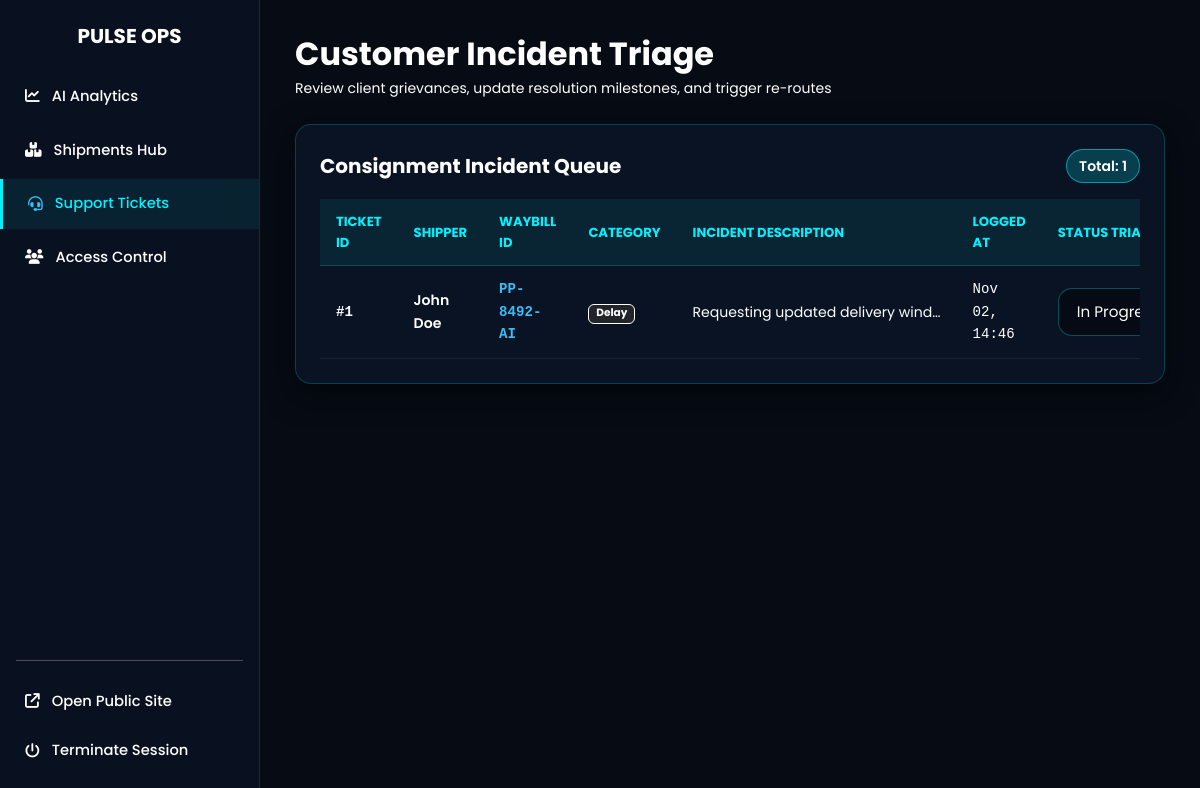
/admin/complaints.php (signed in), run on the app's committed database.
### tables this page shows
CREATE TABLE IF NOT EXISTS `complaints` (
    `id` int(11) NOT NULL AUTO_INCREMENT,
    `user_id` int(11) NOT NULL,
    `tracking_number` varchar(50) NOT NULL,
    `category` enum('Delay', 'Damage', 'Lost parcel', 'Other') NOT NULL,
    `description` text NOT NULL,
    `status` enum('Pending', 'In Progress', 'Resolved') DEFAULT 'Pending',
    `created_at` timestamp DEFAULT CURRENT_TIMESTAMP,
    PRIMARY KEY (`id`),
    KEY `idx_complaint_user` (`user_id`),
    CONSTRAINT `fk_complaint_user` FOREIGN KEY (`user_id`) REFERENCES `users`(`id`) ON DELETE CASCADE
);

CREATE TABLE IF NOT EXISTS `users` (
    `id` int(11) NOT NULL AUTO_INCREMENT,
    `name` varchar(100) NOT NULL,
    `email` varchar(100) NOT NULL UNIQUE,
    `password` varchar(255) NOT NULL,
    `role` enum('user', 'admin') DEFAULT 'user',
    `created_at` timestamp DEFAULT CURRENT_TIMESTAMP,
    PRIMARY KEY (`id`)
);

### admin/complaints.php (the view, shortened to what this page needs)
<?php
include('../config/db.php');
$query = "SELECT c.*, u.name as user_name FROM complaints c LEFT JOIN users u ON c.user_id = u.id ORDER BY c.created_at DESC";
$result = $conn->query($query);
?>
<!DOCTYPE html>
<html lang="en">
<head>
    <link href="https://cdn.jsdelivr.net/npm/bootstrap@5.3.3/dist/css/bootstrap.min.css" rel="stylesheet">
    <link rel="stylesheet" href="https://cdnjs.cloudflare.com/ajax/libs/font-awesome/6.5.2/css/all.min.css">
    <link rel="stylesheet" href="../assets/css/style.css">
</head>
<body>
<div class="sidebar">
    <div>
        <div class="sidebar-brand text-center mb-4">
            <h5 class="fw-bold mb-0 text-white">PULSE <span style="color: #00f2fe;">OPS</span></h5>
        </div>
        <nav class="d-flex flex-column gap-1">
            <a class="nav-link-admin" href="dashboard.php">
                <i class="fa-solid fa-chart-line"></i> AI Analytics
            </a>
            <a class="nav-link-admin" href="shipment.php">
                <i class="fa-solid fa-boxes-stacked"></i> Shipments Hub
            </a>
            <a class="nav-link-admin active" href="complaints.php">
                <i class="fa-solid fa-headset text-info"></i> Support Tickets
            </a>
            <a class="nav-link-admin" href="users.php">
                <i class="fa-solid fa-users"></i> Access Control
            </a>
        </nav>
    </div>
    <div>
        <hr class="border-secondary opacity-25 mx-3 my-3">
        <a class="nav-link-admin text-secondary" href="../index.php">
            <i class="fa-solid fa-arrow-up-right-from-square"></i> Open Public Site
        </a>
        <a class="nav-link-admin text-danger" href="../logout.php">
            <i class="fa-solid fa-power-off"></i> Terminate Session
        </a>
    </div>
</div>
<div class="main-content">
    <div class="d-flex justify-content-between align-items-center mb-4">
        <div>
            <h2 class="fw-bold text-white mb-1">Customer Incident Triage</h2>
            <p class="text-secondary small mb-0">Review client grievances, update resolution milestones, and trigger re-routes</p>
        </div>
    </div>
    <div class="admin-card">
        <div class="d-flex justify-content-between align-items-center mb-3">
            <h5 class="fw-bold text-white mb-0">Consignment Incident Queue</h5>
            <span class="badge-cyan small">Total: <?php echo $result ? $result->num_rows : 0; ?></span>
        </div>
        <div class="table-responsive">
            <table class="table-dark-glass">
                <thead>
                    <tr>
                        <th>Ticket ID</th>
                        <th>Shipper</th>
                        <th>Waybill ID</th>
                        <th>Category</th>
                        <th>Incident Description</th>
                        <th>Logged At</th>
                        <th>Status Triage</th>
                    </tr>
                </thead>
                <tbody>
                    <?php if ($result && $result->num_rows > 0): ?>
                        <?php while ($c = $result->fetch_assoc()): ?>
                            <tr>
                                <td class="font-monospace fw-bold text-info">#<?php echo $c['id']; ?></td>
                                <td class="text-white fw-semibold"><?php echo htmlspecialchars($c['user_name'] ?: 'Guest Shipper'); ?></td>
                                <td class="font-monospace fw-bold" style="color: #00f2fe;">
                                    <a href="../pages/tracking.php?id=<?php echo urlencode($c['tracking_number']); ?>" class="text-info text-decoration-none">
                                        <?php echo htmlspecialchars($c['tracking_number']); ?>
                                    </a>
                                </td>
                                <td>
                                    <span class="badge bg-dark border border-secondary text-light"><?php echo htmlspecialchars($c['category']); ?></span>
                                </td>
                                <td style="max-width: 280px;" class="text-truncate" title="<?php echo htmlspecialchars($c['description']); ?>">
                                    <?php echo htmlspecialchars($c['description']); ?>
                                </td>
                                <td class="small text-secondary font-monospace"><?php echo date('M d, H:i', strtotime($c['created_at'])); ?></td>
                                <td>
                                    <form method="POST" class="d-flex align-items-center gap-2">
                                        <select name="status" class="form-select pulse-select py-1 px-2" style="font-size: 0.82rem; width: 130px;">
                                            <option value="In Progress" <?php echo $c['status'] == 'In Progress' ? 'selected' : ''; ?>>In Progress</option>
                                        </select>
                                    </form>
                                </td>
                            </tr>
                        <?php endwhile; ?>
                    <?php else: ?>
                        <tr><td colspan="7" class="text-center py-4 text-secondary">No complaints currently logged.</td></tr>
                    <?php endif; ?>
                </tbody>
            </table>
        </div>
    </div>
</div>
</body>
</html>

### assets/css/style.css (style rules this page uses)
:root { --bg-main: #060b14; --bg-secondary: #0a1120; --bg-card: rgba(14, 23, 42, 0.85); --bg-card-hover: rgba(18, 30, 56, 0.95); --bg-glass: rgba(15, 23, 42, 0.75); --bg-glass-border: rgba(0, 242, 254, 0.25); --bg-glass-border-hover: rgba(0, 242, 254, 0.6); --cyan: #00f2fe; --cyan-glow: rgba(0, 242, 254, 0.45); --blue: #4facfe; --blue-dark: #1e3a8a; --purple: #8b5cf6; --green: #10b981; --yellow: #f59e0b; --red: #ef4444; --text-primary: #ffffff; --text-secondary: #ffffff; --text-muted: #ffffff; --text-cyan: #38bdf8; --bs-body-color: #ffffff !important; --bs-body-color-rgb: 255, 255, 255 !important; --bs-secondary-color: #ffffff !important; --bs-secondary-rgb: 255, 255, 255 !important; --bs-tertiary-color: #ffffff !important; --bs-tertiary-color-rgb: 255, 255, 255 !important; --radius-sm: 8px; --radius-md: 14px; --radius-lg: 20px; --radius-full: 9999px; --transition: all 0.3s cubic-bezier(0.4, 0, 0.2, 1); --shadow-glow: 0 0 25px rgba(0, 242, 254, 0.25); --shadow-glow-lg: 0 0 45px rgba(0, 242, 254, 0.4); }
* { margin: 0; padding: 0; box-sizing: border-box; }
html { scroll-behavior: smooth; }
body { font-family: 'Poppins', -apple-system, BlinkMacSystemFont, 'Segoe UI', Roboto, sans-serif; background-color: var(--bg-main); color: #ffffff !important; overflow-x: hidden; line-height: 1.6; min-height: 100vh; display: flex; flex-direction: column; }
body, p, span, div, label, small, .small, .lead, .form-label, .form-text, .text-secondary, .text-muted, .text-body-secondary, .text-body-tertiary, span.text-secondary, span.text-muted, p.text-secondary, p.text-muted, div.text-secondary, div.text-muted, small.text-secondary, small.text-muted, .dropdown-item, .nav-link-admin, .table-dark-glass td, .admin-card span, .admin-card small, .admin-card p, .pulse-card p, .pulse-card span, .pulse-card small, .glass-box p, .glass-box span, .glass-box small { color: #ffffff !important; --bs-text-opacity: 1 !important; opacity: 1 !important; }
.text-info { color: #38bdf8 !important; }
.text-danger { color: #ef4444 !important; }
.text-white { color: #ffffff !important; }
.pulse-select { background: rgba(6, 11, 20, 0.9) !important; border: 1px solid rgba(0, 242, 254, 0.3) !important; color: #ffffff !important; border-radius: var(--radius-md) !important; padding: 12px 18px !important; font-size: 0.95rem !important; }
.pulse-select option { background: #0f172a; color: #ffffff; }
.badge-cyan { background: rgba(0, 242, 254, 0.2); color: #ffffff; border: 1px solid rgba(0, 242, 254, 0.5); padding: 5px 12px; font-weight: 600; border-radius: var(--radius-full); }
.admin-card { background: rgba(14, 23, 42, 0.85); backdrop-filter: blur(15px); border: 1px solid rgba(0, 242, 254, 0.25); border-radius: 16px; padding: 24px; box-shadow: 0 10px 30px rgba(0, 0, 0, 0.6); }
.admin-card small, .admin-card span, .admin-card p { color: #ffffff !important; }

### admin/complaints.php (style rules this page uses)
body { background: #060b14; color: #ffffff; font-family: 'Poppins', sans-serif; overflow-x: hidden; }
.sidebar { position: fixed; top: 0; left: 0; width: 260px; height: 100vh; background: rgba(10, 17, 32, 0.95); backdrop-filter: blur(20px); border-right: 1px solid rgba(0, 242, 254, 0.15); padding: 24px 0; z-index: 1000; display: flex; flex-direction: column; justify-content: space-between; }
.nav-link-admin { color: #ffffff !important; padding: 13px 25px; display: flex; align-items: center; gap: 12px; transition: all 0.25s ease; font-weight: 500; font-size: 0.92rem; text-decoration: none; }
.nav-link-admin:hover, .nav-link-admin.active { color: #00f2fe !important; background: rgba(0, 242, 254, 0.08); border-left: 3px solid #00f2fe; }
.main-content { margin-left: 260px; padding: 35px; min-height: 100vh; }
.admin-card { background: rgba(14, 23, 42, 0.7); backdrop-filter: blur(15px); border: 1px solid rgba(0, 242, 254, 0.2); border-radius: 16px; padding: 24px; box-shadow: 0 10px 30px rgba(0, 0, 0, 0.5); }
.admin-card span, .admin-card small, .admin-card p { color: #ffffff !important; }
.table-dark-glass { color: #ffffff; width: 100%; }
.table-dark-glass th { background: rgba(0, 242, 254, 0.08); color: #00f2fe; border-bottom: 1px solid rgba(0, 242, 254, 0.2); font-size: 0.82rem; text-transform: uppercase; padding: 12px 16px; }
.table-dark-glass td { border-bottom: 1px solid rgba(255, 255, 255, 0.06); color: #ffffff !important; padding: 12px 16px; vertical-align: middle; font-size: 0.88rem; }

### data on the page
complaints: id "1", user.name "John Doe", tracking_number "PP-8492-AI", category "Delay", description "Requesting updated delivery wind…", created_at "Nov 02, 14:46", status "In Progress"

### other printed values
$result->num_rows "1"
